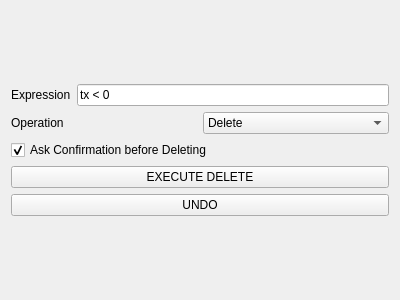
<?xml version="1.0" encoding="UTF-8"?>
<ui version="4.0">
 <class>mainWidget</class>
 <widget class="QWidget" name="mainWidget">
  <property name="geometry">
   <rect>
    <x>0</x>
    <y>0</y>
    <width>400</width>
    <height>300</height>
   </rect>
  </property>
  <property name="windowTitle">
   <string>Form</string>
  </property>
  <layout class="QGridLayout" name="gridLayout">
   <item row="0" column="0">
    <layout class="QVBoxLayout" name="verticalLayout">
     <item>
      <layout class="QHBoxLayout" name="horizontalLayout">
       <item>
        <widget class="QLabel" name="lb_expression">
         <property name="text">
          <string>Expression</string>
         </property>
        </widget>
       </item>
       <item>
        <widget class="QLineEdit" name="input_expr">
         <property name="text">
          <string>tx &lt; 0</string>
         </property>
        </widget>
       </item>
      </layout>
     </item>
     <item>
      <layout class="QHBoxLayout" name="horizontalLayout_2">
       <item>
        <widget class="QLabel" name="lb_operation">
         <property name="text">
          <string>Operation</string>
         </property>
        </widget>
       </item>
       <item>
        <widget class="QComboBox" name="cobx_operation">
         <item>
          <property name="text">
           <string>Delete</string>
          </property>
         </item>
         <item>
          <property name="text">
           <string>Hide</string>
          </property>
         </item>
        </widget>
       </item>
      </layout>
     </item>
     <item>
      <widget class="QCheckBox" name="cbx_confirm">
       <property name="text">
        <string>Ask Confirmation before Deleting</string>
       </property>
       <property name="checked">
        <bool>true</bool>
       </property>
      </widget>
     </item>
     <item>
      <widget class="QPushButton" name="btn_execute">
       <property name="text">
        <string>EXECUTE DELETE</string>
       </property>
      </widget>
     </item>
     <item>
      <widget class="QPushButton" name="btn_undo">
       <property name="text">
        <string>UNDO</string>
       </property>
      </widget>
     </item>
    </layout>
   </item>
  </layout>
 </widget>
 <resources/>
 <connections/>
</ui>
